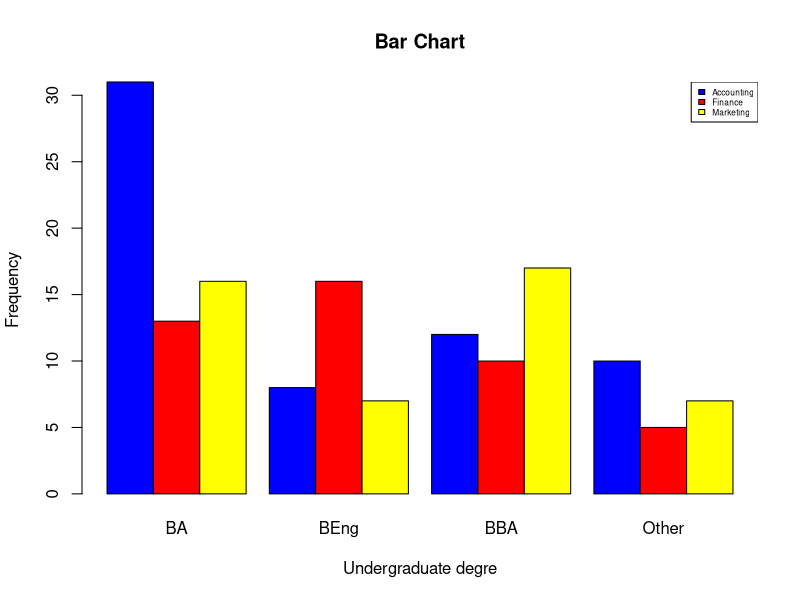

This chart was generated by the following R code:
###page_no_588###
rm(list=ls())
UG<-c("BA","BEng","BBA","Other")
Acc<-c(31,8,12,10)
Fin<-c(13,16,10,5)
Mkt<-c(16,7,17,7)
r=4; c=3

x<-rbind(Acc,Fin,Mkt);x
colSums(x)
major<-c("Accounting","Finance","Marketing")
barplot(x,names.arg=UG,besid=T, space=c(0,0.5),main="Bar Chart",xlab="Undergraduate degre",ylab="Frequency",col=c("blue","red","yellow"))
legend("topright",legend=major,fill=c("blue","red","yellow"),cex=0.5)

total<-(sum(Acc,Fin,Mkt));total
p_Acc<-round((sum(Acc)/total),3);p_Acc
p_Fin<-round((sum(Fin)/total),3);p_Fin
p_Mkt<-round((sum(Mkt)/total),3);p_Mkt
p<-round((colSums(x)/total),3);p

e_Acc<-total*p_Acc*p;e_Acc
e_Fin<-total*p_Fin*p;e_Fin
e_Mkt<-total*p_Mkt*p;e_Mkt

c_Acc<-sum((Acc-e_Acc)^2/e_Acc);c_Acc
c_Fin<-sum((Fin-e_Fin)^2/e_Fin);c_Fin
c_Mkt<-sum((Mkt-e_Mkt)^2/e_Mkt);c_Mkt
c_sq<-sum(c_Acc,c_Fin,c_Mkt);c_sq

v<-(r-1)*(c-1);v
if(c_sq<12.6)print("HO may be accepted and intrpret that there is independent relatioship")else("H0 is rejected and conclude that there is evidence of a relatioship between undergraduate degree and MBA major")

chisq.test(x)
